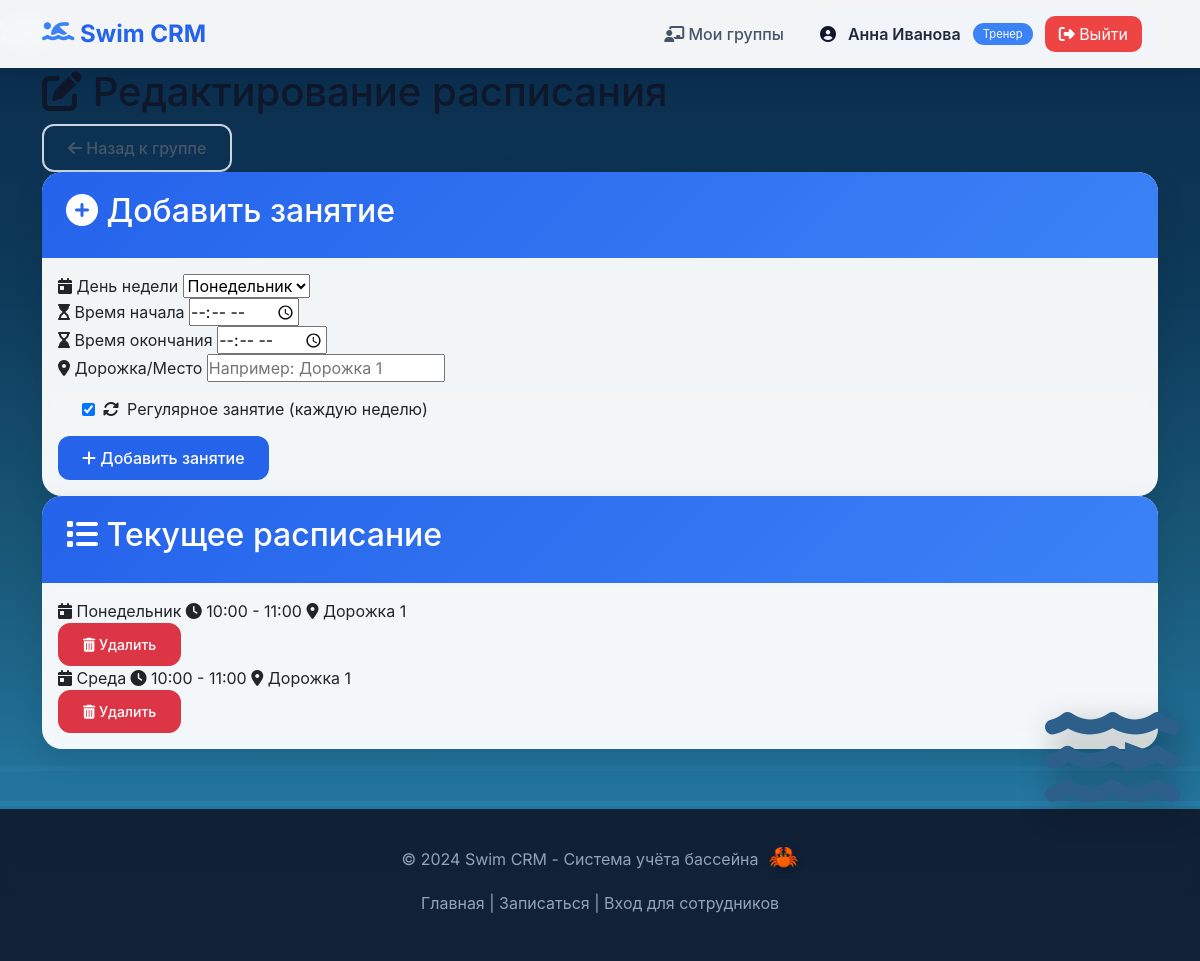
The app's page /trainer/group/1/schedule/edit (signed in) with its own data.
### tables this page shows
CREATE TABLE trainers (
                id INTEGER PRIMARY KEY AUTOINCREMENT,
                full_name VARCHAR(255) NOT NULL,
                phone VARCHAR(20),
                email VARCHAR(255),
                login VARCHAR(100) NOT NULL UNIQUE,
                password_hash VARCHAR(255) NOT NULL,
                specialization TEXT,
                is_active BOOLEAN DEFAULT 1,
                created_at TIMESTAMP DEFAULT CURRENT_TIMESTAMP
            );

CREATE TABLE schedule (
                id INTEGER PRIMARY KEY AUTOINCREMENT,
                group_id INTEGER NOT NULL,
                weekday INTEGER CHECK (weekday BETWEEN 0 AND 6),
                start_time TIME NOT NULL,
                end_time TIME NOT NULL,
                location VARCHAR(100),
                is_recurring BOOLEAN DEFAULT 1,
                single_date DATE,
                FOREIGN KEY (group_id) REFERENCES groups(id) ON DELETE CASCADE
            );

### main.py (the view)
@app.get("/trainer/group/{group_id}/schedule/edit", response_class=HTMLResponse)
async def edit_schedule_form(
    request: Request,
    group_id: int,
    current_user = Depends(get_current_user),
    db_cursor = Depends(get_db)
):
    require_trainer_or_admin(current_user)
    if not can_manage_group(group_id, current_user, db_cursor):
        raise HTTPException(status_code=403, detail="Нет доступа")
    db_cursor.execute(
        "SELECT id, weekday, start_time, end_time, location, is_recurring, single_date FROM schedule WHERE group_id = ?",
        (group_id,)
    )
    schedule = db_cursor.fetchall()
    return templates.TemplateResponse(
        request,
        "edit_schedule.html",
        {
            "request": request,
            "group_id": group_id,
            "schedule": schedule,
            "weekdays": ["Понедельник", "Вторник", "Среда", "Четверг", "Пятница", "Суббота", "Воскресенье"],
            "current_user": current_user
        }
    )

### templates/edit_schedule.html (shortened to what this page needs)
{% extends "base.html" %}
{% block content %}
<div class="container">
    <div class="page-header">
        <h1><i class="fas fa-edit"></i> Редактирование расписания</h1>
        <a href="/trainer/group/{{ group_id }}" class="btn btn-outline">
            <i class="fas fa-arrow-left"></i> Назад к группе
        </a>
    </div>
    <div class="card">
        <div class="card-header">
            <h2><i class="fas fa-plus-circle"></i> Добавить занятие</h2>
        </div>
        <div class="card-body">
            <form method="post" action="/trainer/group/{{ group_id }}/schedule/add" class="schedule-form">
                <div class="form-row">
                    <div class="form-group">
                        <label for="weekday"><i class="fas fa-calendar-day"></i> День недели</label>
                        {% set weekdays = {0: 'Понедельник', 1: 'Вторник', 2: 'Среда', 3: 'Четверг', 4: 'Пятница', 5: 'Суббота', 6: 'Воскресенье'} %}
                        <select id="weekday" name="weekday" required>
                            {% for i, day in weekdays.items() %}
                                <option value="{{ i }}">{{ day }}</option>
                            {% endfor %}
                        </select>
                    </div>
                    <div class="form-group">
                        <label for="start_time"><i class="fas fa-hourglass-start"></i> Время начала</label>
                        <input type="time" id="start_time" name="start_time" required>
                    </div>
                    <div class="form-group">
                        <label for="end_time"><i class="fas fa-hourglass-end"></i> Время окончания</label>
                        <input type="time" id="end_time" name="end_time" required>
                    </div>
                    <div class="form-group">
                        <label for="location"><i class="fas fa-map-marker-alt"></i> Дорожка/Место</label>
                        <input type="text" id="location" name="location" placeholder="Например: Дорожка 1">
                    </div>
                </div>
                <div class="form-check" style="margin: 15px 0;">
                    <label style="display: flex; align-items: center; gap: 8px; cursor: pointer;">
                        <input type="checkbox" id="is_recurring" name="is_recurring" value="true" checked>
                        <i class="fas fa-sync-alt"></i> Регулярное занятие (каждую неделю)
                    </label>
                </div>
                <div class="form-actions">
                    <button type="submit" class="btn btn-primary">
                        <i class="fas fa-plus"></i> Добавить занятие
                    </button>
                </div>
            </form>
        </div>
    </div>
    <div class="card">
        <div class="card-header">
            <h2><i class="fas fa-list"></i> Текущее расписание</h2>
        </div>
        <div class="card-body">
            {% if schedule %}
                <div class="schedule-list">
                    {% set weekdays = {0: 'Понедельник', 1: 'Вторник', 2: 'Среда', 3: 'Четверг', 4: 'Пятница', 5: 'Суббота', 6: 'Воскресенье'} %}
                    {% for item in schedule %}
                        <div class="schedule-item">
                            <div class="schedule-info" style="flex: 1;">
                                <span class="schedule-day"><i class="fas fa-calendar-day"></i> {{ weekdays[item.weekday] }}</span>
                                <span class="schedule-time"><i class="fas fa-clock"></i> {{ item.start_time[:5] }} - {{ item.end_time[:5] }}</span>
                                <span class="schedule-location"><i class="fas fa-map-marker-alt"></i> {{ item.location or 'Дорожка не указана' }}</span>
                            </div>
                            <form method="post" action="/trainer/schedule/{{ item.id }}/delete"
                                  onsubmit="return confirm('Удалить это занятие из расписания?')">
                                <button type="submit" class="btn btn-danger btn-sm">
                                    <i class="fas fa-trash-alt"></i> Удалить
                                </button>
                            </form>
                        </div>
                    {% endfor %}
                </div>
            {% endif %}
        </div>
    </div>
</div>
{% endblock %}

### templates/base.html (shortened to what this page needs)
<!DOCTYPE html>
<html lang="ru">
<head>
    <link href="https://cdn.jsdelivr.net/npm/bootstrap@5.3.0/dist/css/bootstrap.min.css" rel="stylesheet">
    <link rel="stylesheet" href="https://cdnjs.cloudflare.com/ajax/libs/font-awesome/6.4.0/css/all.min.css">
</head>
<body>
    <div class="water-background">
        <div class="wave"></div>
        <div class="wave"></div>
    </div>
    <div class="dolphin dolphin-1">
    </div>
    <div class="dolphin dolphin-2">
    </div>
    <div class="dolphin dolphin-3">
    </div>
    <div class="dolphin dolphin-4">
    </div>
    <div class="whale">
        <i class="fas fa-water"></i>
        <div class="whale-mouth"></div>
    </div>
    <nav class="navbar navbar-expand-lg">
        <div class="container">
            <a class="navbar-brand" href="/">
                <i class="fas fa-swimmer"></i>
                <span>Swim CRM</span>
            </a>
            <div class="collapse navbar-collapse" id="navbarNav">
                <ul class="navbar-nav ms-auto align-items-center gap-2">
                    {% if current_user %}
                        {% if current_user.type == 'parent' %}
                            <li class="nav-item"><a class="nav-link" href="/parent/profile"><i class="fas fa-user"></i> Мои дети</a></li>
                        {% elif current_user.type == 'trainer' %}
                            <li class="nav-item"><a class="nav-link" href="/trainer/dashboard"><i class="fas fa-chalkboard-user"></i> Мои группы</a></li>
                        {% elif current_user.type == 'admin' %}
                            <li class="nav-item"><a class="nav-link" href="/dashboard"><i class="fas fa-tachometer-alt"></i> Дашборд</a></li>
                            <li class="nav-item"><a class="nav-link" href="/trainer/dashboard"><i class="fas fa-users"></i> Все группы</a></li>
                        {% endif %}
                        <li class="nav-item">
                            <div class="user-info">
                                <i class="fas fa-user-circle"></i>
                                <span class="user-name">{{ current_user.name }}</span>
                                <span class="user-type">
                                    {% if current_user.type == 'parent' %}Родитель
                                    {% elif current_user.type == 'trainer' %}Тренер
                                    {% else %}Администратор{% endif %}
                                </span>
                                <a href="/logout" class="logout-btn" style="background: #ef4444; color: white; padding: 6px 14px; border-radius: 10px; text-decoration: none;">
                                    <i class="fas fa-sign-out-alt"></i> Выйти
                                </a>
                            </div>
                        </li>
                    {% else %}
                        <li class="nav-item"><a class="nav-link" href="/login"><i class="fas fa-sign-in-alt"></i> Вход</a></li>
                        <li class="nav-item"><a class="btn btn-primary" href="/apply"><i class="fas fa-pen"></i> Записаться</a></li>
                    {% endif %}
                </ul>
            </div>
        </div>
    </nav>
    <main class="fade-in">
        {% block content %}
        {% endblock %}
    </main>
    <footer class="footer">
        <p>&copy; 2024 Swim CRM - Система учёта бассейна</p>
        <p class="mt-2">
            <a href="/">Главная</a> |
            <a href="/apply">Записаться</a> |
            <a href="/login">Вход для сотрудников</a>
        </p>
    </footer>
<div class="ocean-background" id="oceanBackground"></div>
</body>
</html>

### templates/base.html (style rules this page uses)
* { margin: 0; padding: 0; box-sizing: border-box; }
body { font-family: 'Inter', -apple-system, BlinkMacSystemFont, 'Segoe UI', Roboto, sans-serif; min-height: 100vh; color: #0f172a; position: relative; overflow-x: hidden; background: #0a2a4a; }
.water-background { position: fixed; top: 0; left: 0; width: 100%; height: 100%; z-index: 0; overflow: hidden; background: linear-gradient(180deg, #0a2a4a 0%, #0e3a5a 30%, #1a5a7a 60%, #2a8aba 100%); }
.wave { position: absolute; width: 200%; height: 100px; background: repeating-linear-gradient( transparent 0px, transparent 30px, rgba(100, 180, 250, 0.3) 30px, rgba(100, 180, 250, 0.3) 35px, transparent 35px, transparent 65px, rgba(80, 160, 230, 0.2) 65px, rgba(80, 160, 230, 0.2) 70px ); bottom: 0; left: -50%; animation: waveMoveLeft 8s linear infinite; }
.wave:nth-child(4) { bottom: 150px; height: 40px; animation-duration: 7s; opacity: 0.3; animation-delay: 0.5s; }
.wave:nth-child(5) { bottom: 190px; height: 35px; animation-duration: 9s; opacity: 0.25; animation-delay: 3s; }
.dolphin { position: absolute; font-size: 45px; cursor: pointer; filter: drop-shadow(2px 4px 6px rgba(0,0,0,0.2)); z-index: 2; }
.dolphin-1 { animation: dolphinSwim1 14s ease-in-out infinite; }
.dolphin-2 { animation: dolphinSwim2 16s ease-in-out infinite; animation-delay: 3s; }
.dolphin-3 { animation: dolphinSwim3 18s ease-in-out infinite; animation-delay: 6s; }
.dolphin-4 { animation: dolphinSwim4 20s ease-in-out infinite; animation-delay: 9s; }
.whale { position: fixed; right: -200px; bottom: 15%; z-index: 15; cursor: pointer; animation: whaleEnter 2s ease-out forwards; }
.whale i { font-size: 120px; color: #2c5f8a; filter: drop-shadow(5px 10px 15px rgba(0,0,0,0.3)); transition: transform 0.3s; }
.whale-mouth { position: absolute; top: 45px; right: 15px; width: 0; height: 0; border-left: 40px solid #2c5f8a; border-top: 15px solid transparent; border-bottom: 15px solid transparent; transition: all 0.3s; }
.navbar { background: rgba(255, 255, 255, 0.95); backdrop-filter: blur(10px); box-shadow: 0 4px 20px rgba(0, 0, 0, 0.08); position: sticky; top: 0; z-index: 1000; }
.navbar-brand { font-weight: 700; color: #2563eb !important; font-size: 1.5rem; }
.navbar-brand i { font-size: 1.8rem; color: #3b82f6; }
.nav-link { color: #475569 !important; font-weight: 500; transition: all 0.3s ease; border-radius: 10px; margin: 0 4px; }
.user-info { background: #f1f5f9; padding: 8px 16px; border-radius: 40px; display: flex; align-items: center; gap: 12px; }
.user-name { font-weight: 600; color: #1e293b; }
.user-type { font-size: 0.7rem; padding: 3px 10px; border-radius: 20px; background: #3b82f6; color: white; }
.logout-btn { background: #ef4444 !important; color: white !important; border-radius: 8px; padding: 6px 14px; }
.btn { border-radius: 12px; font-weight: 500; padding: 10px 24px; transition: all 0.3s ease; }
.btn-primary { background: #2563eb; border: none; }
.btn-outline { background: transparent; border: 2px solid #cbd5e1; color: #475569; }
.card { border: none; border-radius: 20px; box-shadow: 0 10px 30px rgba(0, 0, 0, 0.1); transition: all 0.3s ease; background: rgba(255, 255, 255, 0.95); backdrop-filter: blur(5px); overflow: hidden; }
.card-header { background: linear-gradient(135deg, #2563eb 0%, #3b82f6 100%); color: white; border: none; padding: 20px 24px; }
.container { position: relative; z-index: 10; }
.footer { background: rgba(15, 23, 42, 0.9); backdrop-filter: blur(10px); color: #94a3b8; text-align: center; padding: 30px; margin-top: 60px; position: relative; z-index: 10; }
.footer a { color: #94a3b8; text-decoration: none; transition: color 0.3s; }
.fade-in { animation: fadeInUp 0.6s ease; }
.ocean-background { position: fixed; top: 0; left: 0; width: 100%; height: 100%; z-index: -1; overflow: hidden; pointer-events: none; }

### records on screen
trainers: name "Анна Иванова"
schedule: weekday "Понедельник", start_time "10:00", end_time "11:00", location "Дорожка 1"
schedule: weekday "Среда", start_time "10:00", end_time "11:00", location "Дорожка 1"

### other values on screen
form field weekday "Понедельник"
